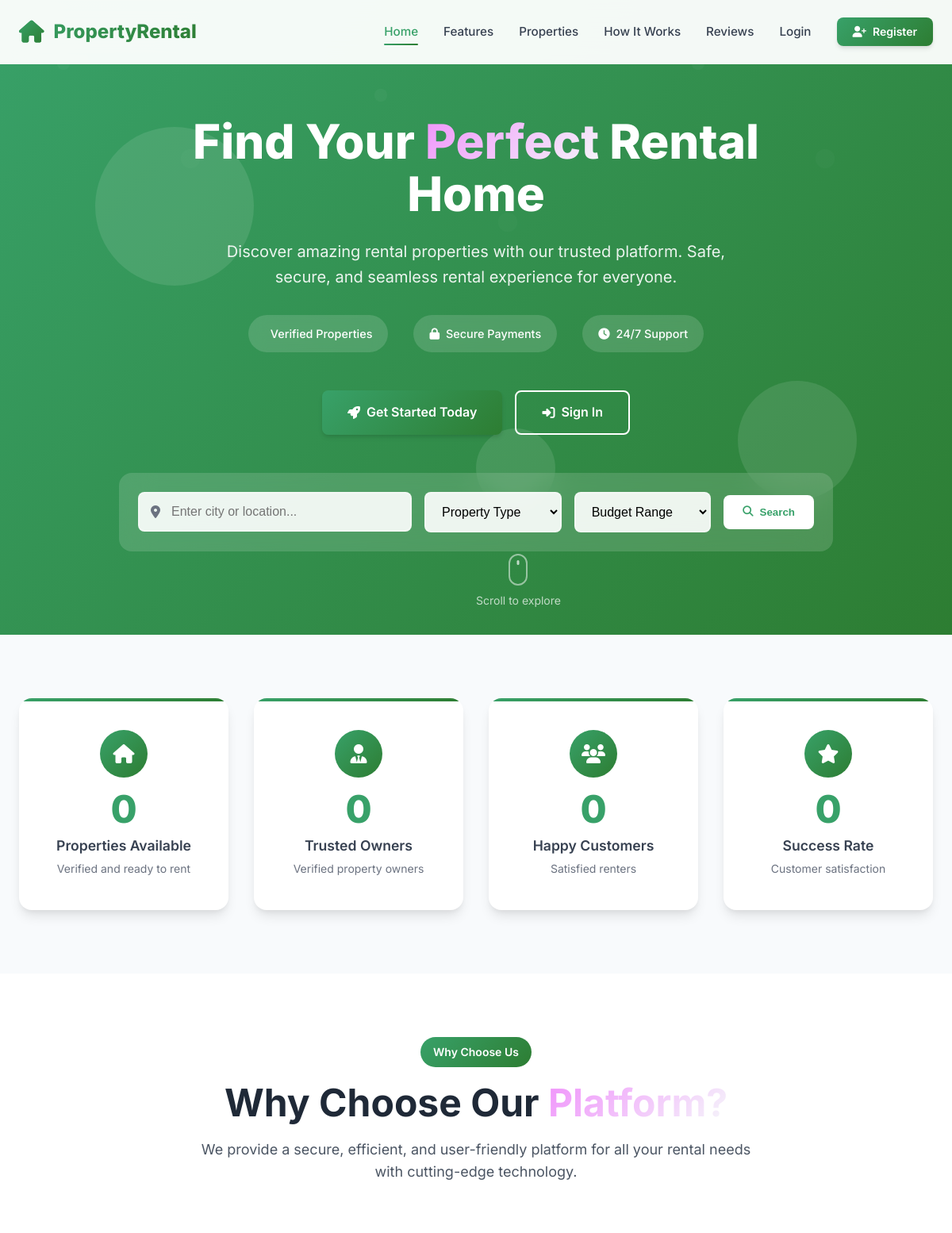
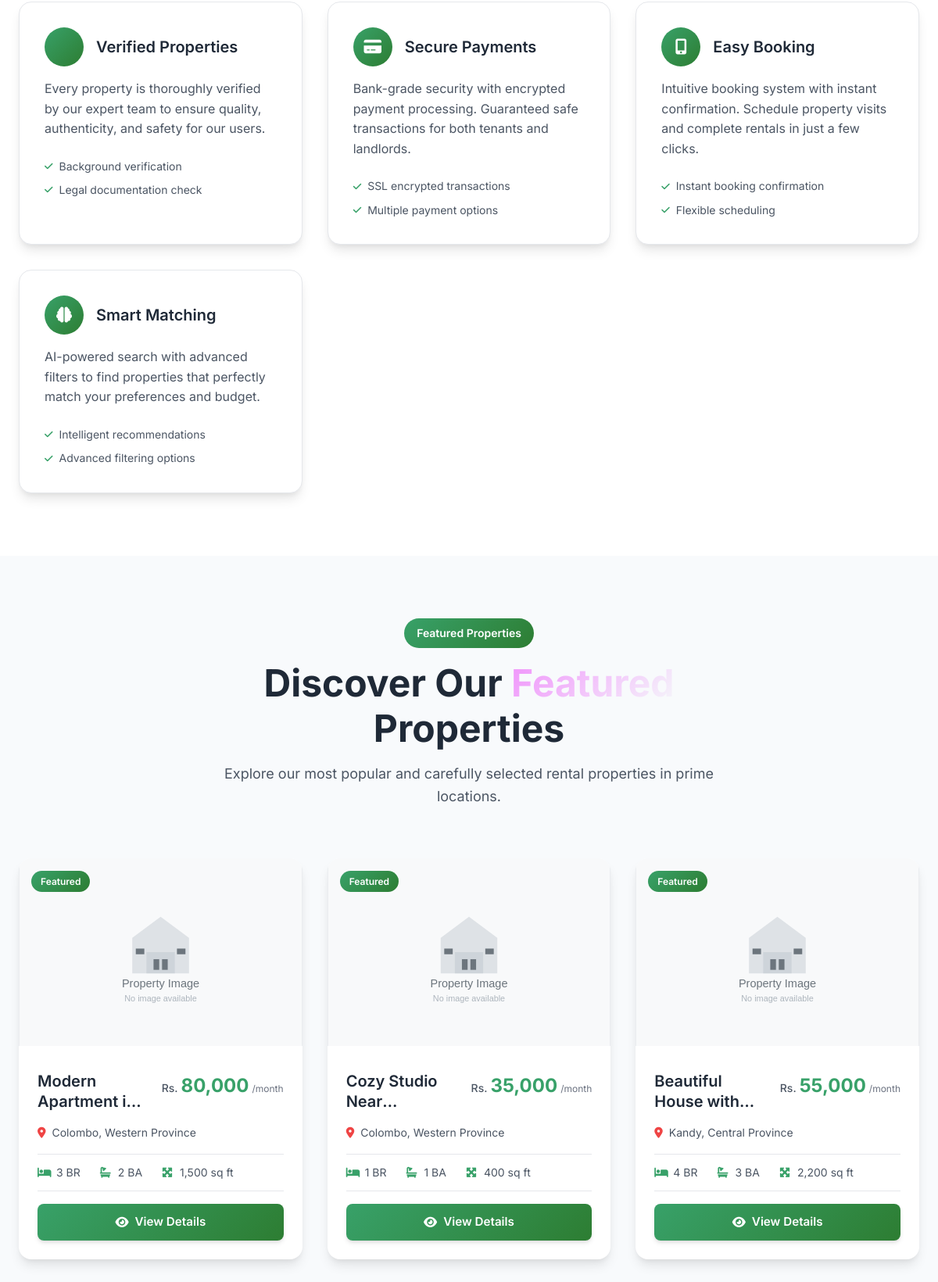
The page / (upper part) on the database its author committed (2 pictures, top to bottom).
### tables this page shows
CREATE TABLE properties (
    id INT PRIMARY KEY AUTO_INCREMENT,
    owner_id INT NOT NULL,
    title VARCHAR(255) NOT NULL,
    description TEXT,
    property_type ENUM('apartment', 'house', 'villa', 'studio', 'commercial') NOT NULL,
    bedrooms INT NOT NULL DEFAULT 1,
    bathrooms INT NOT NULL DEFAULT 1,
    area_sqft INT,
    address TEXT NOT NULL,
    city VARCHAR(100) NOT NULL,
    state VARCHAR(100) NOT NULL,
    zip_code VARCHAR(20),
    rent_amount DECIMAL(10,2) NOT NULL,
    security_deposit DECIMAL(10,2) NOT NULL,
    images JSON,  
    amenities JSON,  
    status ENUM('pending', 'approved', 'rejected', 'rented') DEFAULT 'pending',
    is_available BOOLEAN DEFAULT TRUE,
    created_at TIMESTAMP DEFAULT CURRENT_TIMESTAMP,
    updated_at TIMESTAMP DEFAULT CURRENT_TIMESTAMP ON UPDATE CURRENT_TIMESTAMP,
    FOREIGN KEY (owner_id) REFERENCES users(id) ON DELETE CASCADE,
    INDEX idx_properties_city (city),
    INDEX idx_properties_status (status),
    INDEX idx_properties_owner (owner_id)
);

### index.php (the view, shortened to what the rows shown need)
<?php
require_once 'includes/functions.php';
$featured_properties = $pdo->query("
    SELECT p.*, u.full_name as owner_name
    FROM properties p
    JOIN users u ON p.owner_id = u.id
    WHERE p.status = 'approved'
    ORDER BY p.created_at DESC
    LIMIT 6
")->fetchAll();
?>
<!DOCTYPE html>
<html lang="en">
<head>
    <link href="https://cdnjs.cloudflare.com/ajax/libs/font-awesome/6.4.0/css/all.min.css" rel="stylesheet">
    <link href="https://unpkg.com/aos@2.3.1/dist/aos.css" rel="stylesheet">
</head>
<body>
    <section class="hero" id="home">
        <div class="container">
            <div class="hero-content" data-aos="fade-up" data-aos-duration="1000">
                <?php if (is_logged_in() && $_SESSION['user_type'] === 'customer'): ?>
                    <div class="hero-welcome">
                        <div class="welcome-icon">
                            <i class="fas fa-user-circle"></i>
                        </div>
                        <h1>Welcome Back, <span class="highlight"><?= htmlspecialchars($_SESSION['user_name']) ?></span>! 🎉</h1>
                        <p class="hero-subtitle">Ready to continue your rental journey? Access your dashboard to manage bookings, view your wishlist, and discover new properties.</p>
                        <div class="hero-buttons">
                            <a href="customer/dashboard.php" class="btn btn-outline btn-lg">
                                <i class="fas fa-tachometer-alt"></i>
                                <span>Go to Dashboard</span>
                            </a>
                            <a href="logout.php" class="btn btn-outline-secondary btn-lg">
                                <i class="fas fa-sign-out-alt"></i>
                                <span>Sign Out</span>
                            </a>
                        </div>
                    </div>
                <?php else: ?>
                    <div class="hero-main">
                        <h1 class="hero-title">Find Your <span class="highlight">Perfect</span> Rental Home</h1>
                    </div>
                <?php endif; ?>
            </div>
        </div>
    </section>
    <section class="features" id="features">
        <div class="container">
            <div class="section-header" data-aos="fade-up">
                <h2 class="section-title">Why Choose Our <span class="highlight">Platform?</span></h2>
            </div>
        </div>
    </section>
    <section class="properties" id="properties">
        <div class="container">
            <div class="section-header" data-aos="fade-up">
                <h2 class="section-title">Discover Our <span class="highlight">Featured</span> Properties</h2>
            </div>
            <div class="properties-grid">
                <?php if (!empty($featured_properties)): ?>
                    <?php foreach (array_slice($featured_properties, 0, 6) as $index => $property): ?>
                        <div class="property-card" data-aos="fade-up" data-aos-delay="<?= $index * 100 ?>">
                            <div class="property-image-container">
                                <?php
                                $images = json_decode($property['images'] ?? '[]', true);
                                $first_image = !empty($images) ? $images[0] : 'placeholder.jpg';
                                ?>
                                <img src="uploads/properties/<?= htmlspecialchars($first_image) ?>"
                                     alt="<?= htmlspecialchars($property['title']) ?>"
                                     class="property-image"
                                     loading="lazy"
                                     onerror="this.src='images/placeholder.svg'">
                                <div class="property-badge">Featured</div>
                            </div>
                            <div class="property-content">
                                <div class="property-header">
                                    <h3 class="property-title"><?= htmlspecialchars($property['title']) ?></h3>
                                    <div class="property-price">
                                        <span class="currency">Rs.</span>
                                        <span class="amount"><?= number_format($property['rent_amount']) ?></span>
                                        <span class="period">/month</span>
                                    </div>
                                </div>
                                <div class="property-location">
                                    <i class="fas fa-map-marker-alt"></i>
                                    <span><?= htmlspecialchars($property['city'] . ', ' . $property['state']) ?></span>
                                </div>
                                <div class="property-details">
                                    <div class="detail-item">
                                        <i class="fas fa-bed"></i>
                                        <span><?= $property['bedrooms'] ?> BR</span>
                                    </div>
                                    <div class="detail-item">
                                        <i class="fas fa-bath"></i>
                                        <span><?= $property['bathrooms'] ?> BA</span>
                                    </div>
                                    <?php if ($property['area_sqft']): ?>
                                        <div class="detail-item">
                                            <i class="fas fa-expand-arrows-alt"></i>
                                            <span><?= number_format($property['area_sqft']) ?> sq ft</span>
                                        </div>
                                    <?php endif; ?>
                                </div>
                                <div class="property-footer">
                                    <a href="property_details.php?id=<?= $property['id'] ?>" class="btn btn-primary property-btn">
                                        <i class="fas fa-eye"></i>
                                        <span>View Details</span>
                                    </a>
                                </div>
                            </div>
                        </div>
                    <?php endforeach; ?>
                <?php endif; ?>
            </div>
        </div>
    </section>
</body>
</html>

### rows shown on the page
properties: title "Modern Apartment…", rent_amount "80,000", city+state "Colombo, Western Province", bedrooms "3", bathrooms "2", area_sqft "1,500"
properties: title "Cozy Studio…", rent_amount "35,000", city+state "Colombo, Western Province", bedrooms "1", bathrooms "1", area_sqft "400"
properties: title "Beautiful House…", rent_amount "55,000", city+state "Kandy, Central Province", bedrooms "4", bathrooms "3", area_sqft "2,200"
